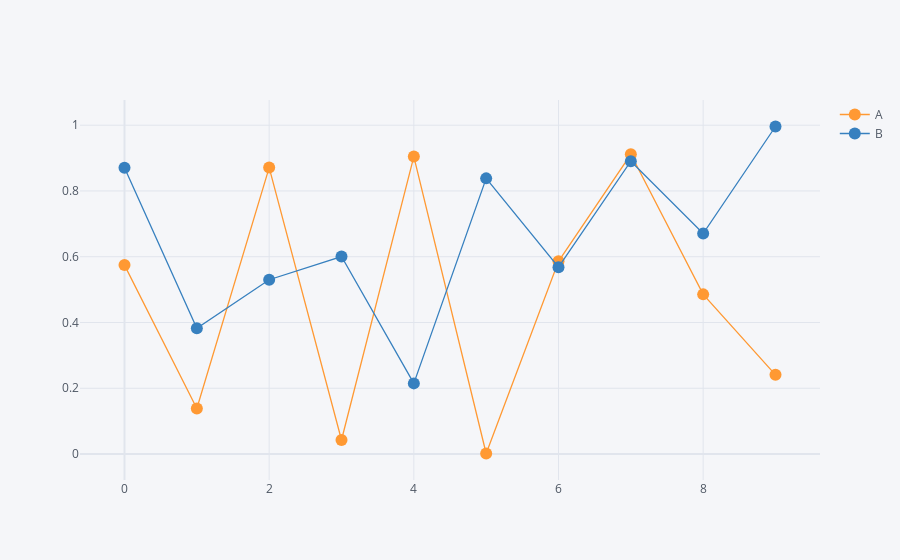

Notebook code for this chart:
### Markdown cell above
### 그래프 모양 변경하기

### Code cell
df.iplot(kind='scatter', mode='lines+markers')

### Figure 1 — Plotly figure (JSON) as saved in the notebook; plotly's stock layout.template omitted (floating-point values rounded to 4 significant figures)
{"data": [{"line": {"color": "rgba(255, 153, 51, 1.0)", "dash": "solid", "shape": "linear", "width": 1.3}, "marker": {"size": 12, "symbol": "circle"}, "mode": "lines+markers", "name": "A", "text": "", "type": "scatter", "x": [0, 1, 2, 3, 4, 5, 6, 7, 8, 9], "y": [0.5745, 0.1385, 0.871, 0.04272, 0.9045, 0.001663, 0.5862, 0.9114, 0.4855, 0.2409]}, {"line": {"color": "rgba(55, 128, 191, 1.0)", "dash": "solid", "shape": "linear", "width": 1.3}, "marker": {"size": 12, "symbol": "circle"}, "mode": "lines+markers", "name": "B", "text": "", "type": "scatter", "x": [0, 1, 2, 3, 4, 5, 6, 7, 8, 9], "y": [0.8704, 0.3826, 0.53, 0.6007, 0.2149, 0.8383, 0.5683, 0.8903, 0.6705, 0.996]}], "layout": {"autosize": true, "legend": {"bgcolor": "#F5F6F9", "font": {"color": "#4D5663"}}, "paper_bgcolor": "#F5F6F9", "plot_bgcolor": "#F5F6F9", "title": {"font": {"color": "#4D5663"}}, "xaxis": {"autorange": true, "gridcolor": "#E1E5ED", "range": [-0.5964, 9.596], "showgrid": true, "tickfont": {"color": "#4D5663"}, "title": {"font": {"color": "#4D5663"}, "text": ""}, "type": "linear", "zerolinecolor": "#E1E5ED"}, "yaxis": {"autorange": true, "gridcolor": "#E1E5ED", "range": [-0.1099, 1.108], "showgrid": true, "tickfont": {"color": "#4D5663"}, "title": {"font": {"color": "#4D5663"}, "text": ""}, "type": "linear", "zerolinecolor": "#E1E5ED"}}}
